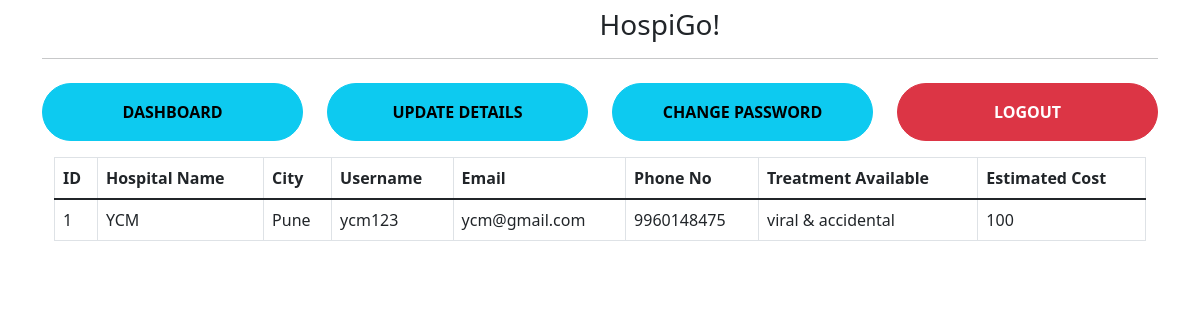
The page /user/dashboard (signed in) on the database its author committed.
### Final project/main.py (models this page shows, shortened)
class User(db.Model):
    id = db.Column(db.Integer, primary_key=True)
    hname = db.Column(db.String(255), nullable=False)
    city = db.Column(db.String(255), nullable=False)
    email = db.Column(db.String(255), nullable=False)
    username = db.Column(db.String(255), nullable=False)
    phoneno = db.Column(db.String(255), nullable=False)
    treatment = db.Column(db.String(255), nullable=False)
    estimated = db.Column(db.String(255), nullable=False)
    password = db.Column(db.String(255), nullable=False)
    status = db.Column(db.Integer, default=0, nullable=False)

### Final project/main.py (the view)
@app.route('/user/dashboard')
def userDashboard():
    if not session.get('user_id'):
        return redirect('/user/')
    if session.get('user_id'):
        id=session.get('user_id')
    users=User().query.filter_by(id=id).first()
    return render_template('user/dashboard.html',title="Hospital Dashboard",user=users)

### Final project/templates/user/dashboard.html (shortened to what this page needs)
{% extends "user/layout.html" %}
{% block content %}
<div class="container">
    {% include 'user/navbar.html' %}
    <div class="container">
        <div class="my-2">
            <div class="table-responsive">
                <table class="table table-bordered">
                    <thead class="thead-dark">
                        <tr>
                            <th scope="col">ID</th>
                            <th scope="col">Hospital Name</th>
                            <th scope="col">City</th>
                            <th scope="col">Username</th>
                            <th scope="col">Email</th>
                            <th scope="col">Phone No</th>
                            <th scope="col">Treatment Available</th>
                            <th scope="col">Estimated Cost</th>
                        </tr>
                    </thead>
                    <tbody>
                        <tr>
                            <td>{{ user.id }}</td>
                            <td>{{ user.hname }}</td>
                            <td>{{ user.city }}</td>
                            <td>{{ user.username }}</td>
                            <td>{{ user.email }}</td>
                            <td>{{ user.phoneno }}</td>
                            <td>{{ user.treatment }}</td>
                            <td>{{ user.estimated }}</td>
                        </tr>
                    </tbody>
                </table>
            </div>
        </div>
    </div>
</div>
{% endblock content %}

### rows shown on the page
User: id "1", hname "YCM", city "Pune", username "ycm123", email "ycm@gmail.com", phoneno "9960148475", treatment "viral & accidental", estimated "100"
